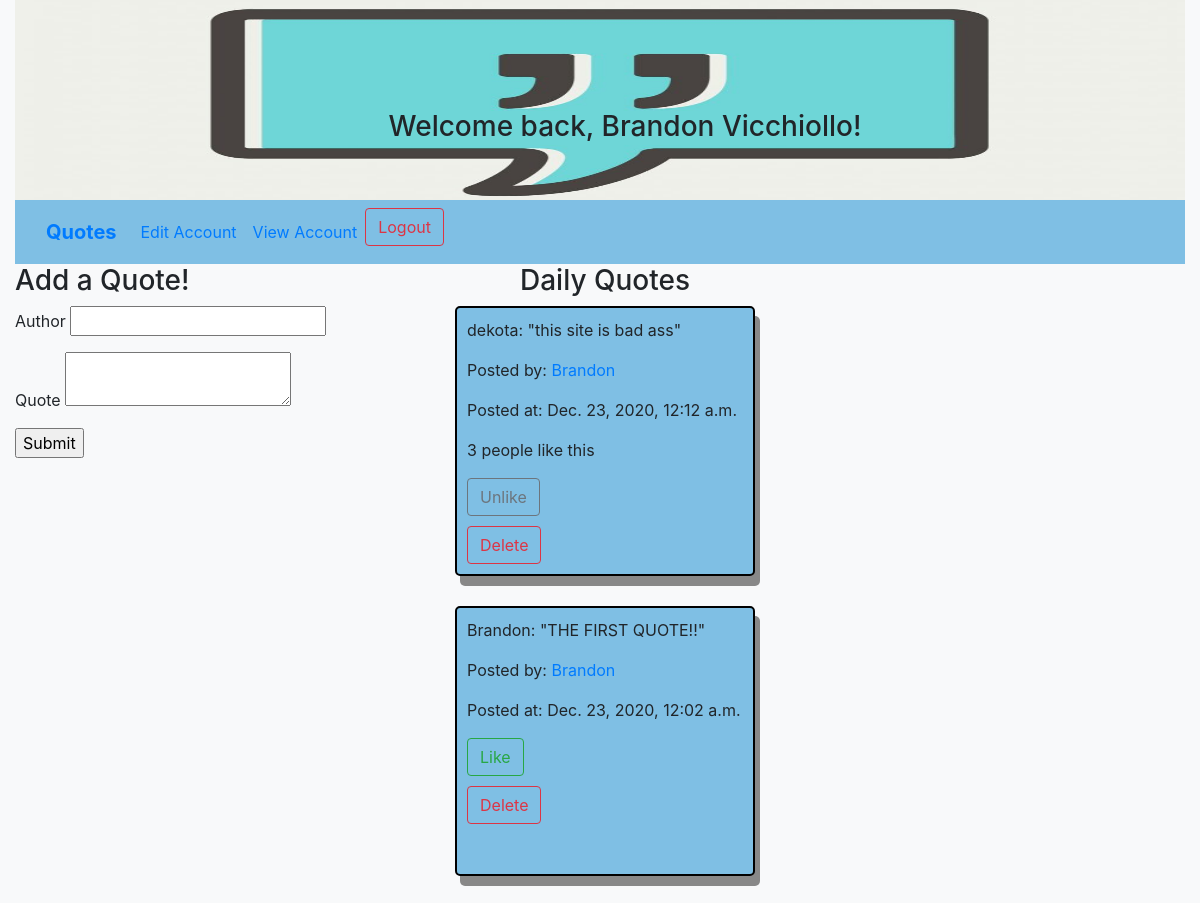
/quotes (signed in), run on the app's committed database.
### appOne/models.py (models this page shows, shortened)
class User(models.Model):
    first_name = models.CharField(max_length= 255)
    last_name = models.CharField(max_length=255)
    email = models.CharField(max_length=255)
    password = models.CharField(max_length=255)
    created_at = models.DateTimeField(auto_now_add = True)
    updated_at = models.DateTimeField(auto_now = True)
    objects = UserManager()

class Quote(models.Model):
    author_by = models.CharField(max_length=255)
    quote = models.CharField(max_length=255)
    posted_by = models.ForeignKey(User, related_name= "posted_quotes", on_delete = models.CASCADE)
    user_likes = models.ManyToManyField(User, related_name="likes")
    created_at = models.DateTimeField(auto_now_add = True)
    updated_at = models.DateTimeField(auto_now = True)
    objects = QuoteManager()

### appOne/views.py (the view, shortened to what this page needs)
# urls.py: path('quotes', views.quotes, name= 'quotes'),
def quotes(request):
    if request.method == 'GET':
        if "user_id" in request.session:
            user = User.objects.get(id=request.session['user_id'])
            context = {
                "likes" : Quote.objects.annotate(likes=Count('user_likes')),
                'user': user,
                "quotes": Quote.objects.all()
                }
            return render(request,'quotes.html', context)

### appOne/templates/quotes.html (shortened to what this page needs)
<!DOCTYPE html>
<html lang="en">
<head>
    {% load static %}
    <link rel="stylesheet" type="text/css" href="{% static 'bootstrap.css'%}">
</head>
<body>
    <div class="container-fluid">
    <div class="top-pic-section">
        {% if 'user_id' in request.session %}
            <h3 class="text-center top-header">Welcome back, {{user.first_name}} {{user.last_name}}!</p>
        {% else %}
            <h3 class="text-center top-header">Welcome to Quotes!</h3>
        {% endif %}
    </div>
    <nav class="navbar navbar-expand-lg navbar-nav_bar bg-nav_bar">
        <div class="container-fluid">
            <a class="navbar-brand brand-padding" href="{% url 'quotes' %}"><strong>Quotes</strong></a>
            <div class="collapse navbar-collapse" id="navbarSupportedContent">
                <ul class="navbar-nav me-auto mb-2 mb-lg-0">
                    <li class="nav-item">
                        {% if 'user_id' in request.session %}
                        <a class="nav-link" href="/edit/{{user.id}}" >Edit Account</a>
                        {% else %}
                        <a class="nav-link" href="{% url 'create_account_page' %}">Create Account</a>
                        {% endif %}
                    </li>
                    {% if 'user_id' in request.session %}
                    <li class="nav-item">
                        <a class="nav-link" href="/profile/{{user.id}}" >View Account</a>
                    </li>
                {% endif %}
                {% if 'user_id' in request.session %}
                </ul>
                    <form class="d-flex login-padding" action="logout" method="POST" class="logoutbtn">
                        <input class="btn btn-outline-danger" type="submit" value="Logout">
                    </form>
                {% endif %}
            </div>
        </div>
    </nav>
    <div class="row">
        <div class="col-4">
            {% if 'user_id' in request.session %}
            <h3>Add a Quote!</h3>
                <form action="/create_quote" method="POST">
                <p>Author   <input type="text" name="author_by"></p>
                <p class="align-top">Quote    <textarea name="quote"></textarea></p>
                <input type="submit" value="Submit">
                </form>
            {% else %}
            <h3><a href="/create_account"> Log in or Create Account to post quotes!</a></h3>
            {% endif %}
            </div>
            <div class="col-8">
                <h3 class="text-justify daily-quotes" >Daily Quotes</h3>
                <ul>
                {% for quote in quotes reversed %}
                <li class="nodots">
                    <div class="quoteBox">
                        <p>{{quote.author_by}}: "{{quote.quote}}"</p>
                        <p>Posted by: <a href="/profile/{{quote.posted_by.id}}">{{quote.posted_by.first_name}} </a></p>
                        <p>Posted at: {{quote.created_at}}</p>
                        {% if quote.user_likes.count > 1 %}
                        <p> {{quote.user_likes.count}} people like this</p>
                        {% elif quote.user_likes.count == 0 %}
                        <p></p>
                        {% else %}
                        <p> {{quote.user_likes.count}} person likes this</p>
                        {% endif %}
                        {% if 'user_id' not in request.session %}
                        <a href="/create_account" class="link-danger" style="color:#FF0000;">Log in to leave a like!</a>
                        {% else %}
                        {% if quote not in user.likes.all %}
                        <form action="like/{{quote.id}}" method="POST">
                            <input type="submit" class="btn btn-outline-success" value="Like">
                        </form>
                        {% else%}
                        <form action="delete_like/{{quote.id}}" method="POST">
                            <input type="submit" class="btn btn-outline-secondary" value="Unlike">
                        </form>
                        {% endif %}
                        {% if quote.posted_by == user %}
                        <form action="delete_quote/{{quote.id}}" method="POST">
                            <input class="deletebtn btn btn-outline-danger" type="submit" value="Delete">
                        </form>
                        {% endif %}
                        {% endif %}
                    </div>
                </li>
                {% endfor %}
                </ul>
            </div>
        </div>
    </div>
</body>
</html>

### data on the page
User: first_name "Brandon", last_name "Vicchiollo"
Quote: author_by "dekota", quote "this site is bad ass", posted_by.first_name "Brandon", created_at "Dec. 23, 2020, 12:12 a.m.", user_likes.count "3"
Quote: author_by "Brandon", quote "THE FIRST QUOTE!!", posted_by.first_name "Brandon", created_at "Dec. 23, 2020, 12:02 a.m."
